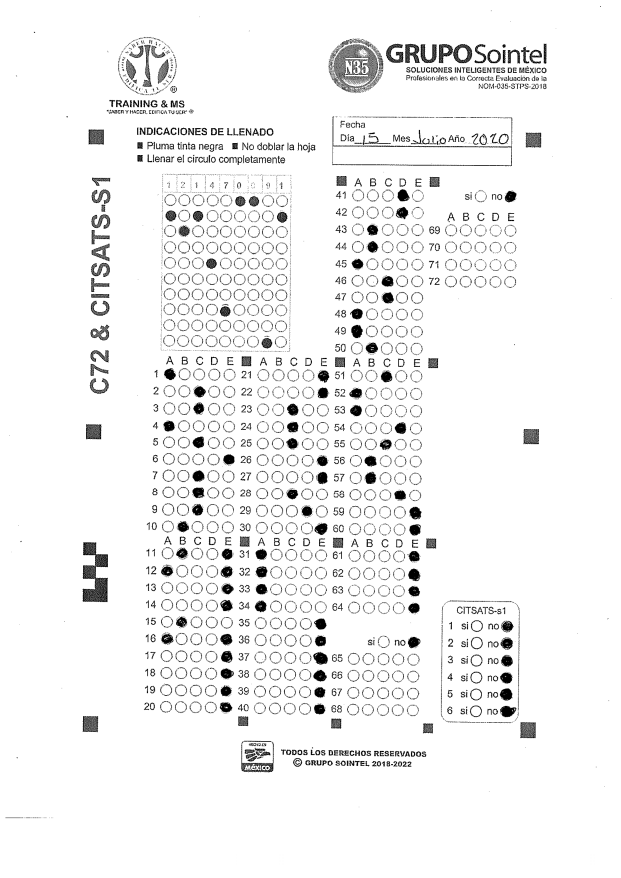
#> input picture docker/test_pages-to-jpg-0004.jpg, 2482 x 3510 px (shown at 1/4 size)
$ python reprocess_single.py test_pages-to-jpg-0004.jpg out.png
#> lines starting #> are read from the running program, lines starting #| are printed output that depends on the picture; after the words box and inside, x2 and y2 are one past the last pixel; in counts of white or black regions, pixels touching at a corner belong together
### docker/bubble_detector.py
import cv2
import numpy as np
import os
import json

class BubbleDetector:
    def __init__(self, output_dir="output", threshold=150):
        """Inicializa la clase con la carpeta de salida y el umbral de binarización."""
        self.output_dir = output_dir
        self.threshold = threshold
        self._create_directory(self.output_dir)

    def _create_directory(self, path):
        """Crea un directorio si no existe."""
        os.makedirs(path, exist_ok=True)

    def _save_image(self, path, img):
        """Guarda una imagen en la ruta especificada."""
        self._create_directory(os.path.dirname(path))
        cv2.imwrite(path, img)

    def preprocess_image(self, img_path):
        """Carga y preprocesa la imagen."""
#> called with img_path = 'test_pages-to-jpg-0004.jpg'
        img = cv2.imread(img_path, cv2.IMREAD_GRAYSCALE)
#> img is the input picture: shape (3510, 2482); min 0, max 255, mean 241.9
        gray_path = os.path.join(self.output_dir, 'gray.png')
        self._save_image(gray_path, img)

        blurred_img = cv2.GaussianBlur(img, (5, 5), 0)
        blurred_path = os.path.join(self.output_dir, 'blurred.png')
        self._save_image(blurred_path, blurred_img)

        return blurred_img

    def threshold_image(self, img):
        """Binariza la imagen."""
        _, binary_img = cv2.threshold(img, self.threshold, 255, cv2.THRESH_BINARY_INV)
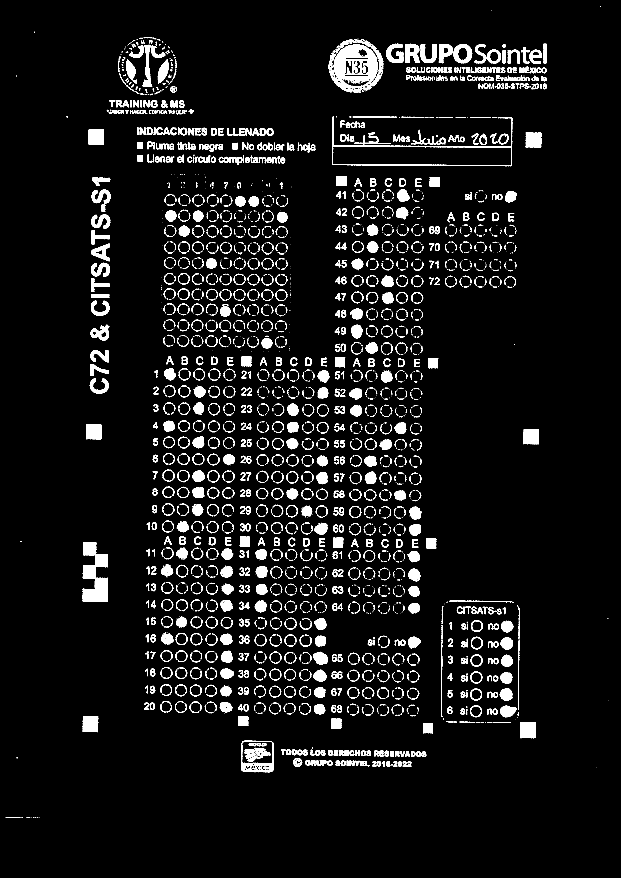
#> binary_img: shape (3510, 2482) (shown at 1/4 size); 5.8% white; 3993 white regions (1799 under 20 px), largest, box (x1, y1, x2, y2) and area: (1314, 178, 1533, 372) 21732, (331, 2169, 432, 2408) 15256, (1329, 466, 2049, 665) 6666
        binary_path = os.path.join(self.output_dir, 'binary.png')
        self._save_image(binary_path, binary_img)
        return binary_img

    def detect_bubbles(self, img_path, bubble_positions, min_fill_threshold=100, debug=False, validate_single_answer=True):
        """
        Detecta burbujas seleccionadas en la imagen.

        Args:
            img_path: Ruta a la imagen
            bubble_positions: Dict con posiciones de burbujas {pregunta: {opcion: (x,y,w,h)}}
            min_fill_threshold: Mínimo de píxeles oscuros para considerar una burbuja marcada
                               (default 100, ajustar según tamaño de burbujas)
            debug: Si es True, imprime información de detección
            validate_single_answer: Si es True, rechaza respuestas múltiples (returns None si >1 marcada).
                                    Si es False, selecciona la opción con más píxeles (comportamiento anterior).
                                    Default True para evaluaciones, False para folio/datos demográficos.

        Returns:
            Dict con resultados {pregunta: opcion_seleccionada o None}
            Si validate_single_answer=True y hay múltiples respuestas marcadas, retorna None
        """
        print(f"Detecting bubbles in {img_path}...")
        try:
            blurred_img = self.preprocess_image(img_path)
            binary_img = self.threshold_image(blurred_img)

            results = {}

            for question, positions in bubble_positions.items():
                selected_option = None
                max_non_white_pixels = 0
                pixel_counts = {}  # Para debug
                marked_bubbles = []  # Lista de burbujas que superan el umbral

                for option, pos in positions.items():
                    x, y, w, h = pos
                    bubble_roi = binary_img[y:y+h, x:x+w]
                    non_white_pixels = cv2.countNonZero(bubble_roi)
                    pixel_counts[option] = non_white_pixels

                    # Verificar si esta burbuja supera el umbral
                    if non_white_pixels >= min_fill_threshold:
                        marked_bubbles.append((option, non_white_pixels))

                    if non_white_pixels > max_non_white_pixels:
                        max_non_white_pixels = non_white_pixels
                        selected_option = option

                if debug:
                    print(f"  Question '{question}': pixel counts = {pixel_counts}")
                    print(f"    Marked bubbles: {len(marked_bubbles)}, Max pixels: {max_non_white_pixels}, Threshold: {min_fill_threshold}")

                # VALIDACIÓN: Si validate_single_answer=True y hay más de una burbuja marcada
                if validate_single_answer and len(marked_bubbles) > 1:
                    results[question] = None
                    if debug:
                        print(f"    ⚠ MULTIPLE ANSWERS DETECTED ({len(marked_bubbles)} bubbles) → Setting to NULL")
                        print(f"       Marked: {[opt for opt, _ in marked_bubbles]}")
                # Si hay exactamente una burbuja marcada, asignar esa opción
                elif len(marked_bubbles) == 1:
                    results[question] = marked_bubbles[0][0]
                    if debug:
                        print(f"    ✓ MARKED as '{marked_bubbles[0][0]}'")
                # Si validate_single_answer=False y hay >1 burbuja, seleccionar la con más píxeles (comportamiento anterior)
                elif validate_single_answer is False and max_non_white_pixels >= min_fill_threshold:
                    results[question] = selected_option
                    if debug:
                        print(f"    ✓ MARKED as '{selected_option}' (validate_single_answer=False, multiple detected)")
                # Si no hay burbujas marcadas, retornar None
                else:
                    results[question] = None
                    if debug:
                        print(f"    ✗ NOT MARKED (below threshold)")
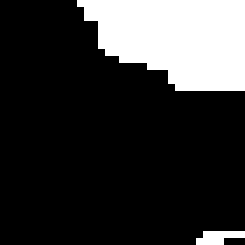
#> bubble_roi: shape (35, 35) (shown 7 times larger); 20.2% white; 2 white regions (1 under 20 px), largest, box (x1, y1, x2, y2) and area: (11, 0, 35, 13) 238
#> after the loop, results = 9 items

            if results.get('pre1') == 'no':
                for q in range(65, 69):
                    results[str(q)] = None

            if results.get('pre2') == 'no':
                for q in range(69, 73):
                    results[str(q)] = None

            return results
        except Exception as e:
            print(f"Error detecting bubbles: {e}")
            return {}

    # [12 lines left out: function draw_bubble_positions, not called in this run]

### docker/reprocess_single.py
"""
Script para reprocesar una imagen ya alineada.
Detecta el folio y analiza las respuestas SIN hacer alineación.

Uso: python reprocess_single.py <image_path> <output_json_path>
"""
import sys
import os
import json
import logging
import time

# Configurar logging - archivo y consola
LOG_FILE = "/app/reprocessing.log"

# Crear handlers
file_handler = logging.FileHandler(LOG_FILE, mode='a', encoding='utf-8')
file_handler.setLevel(logging.DEBUG)
file_handler.setFormatter(logging.Formatter('%(asctime)s %(levelname)s: %(message)s'))

console_handler = logging.StreamHandler()
console_handler.setLevel(logging.INFO)
console_handler.setFormatter(logging.Formatter('%(asctime)s %(levelname)s: %(message)s'))

# Configurar logger
logger = logging.getLogger()
logger.setLevel(logging.DEBUG)
logger.addHandler(file_handler)
logger.addHandler(console_handler)

from bubble_detector import BubbleDetector
import config_legacy as config

# Definir rutas absolutas dentro del contenedor
output_with_markers_folder = "/app/output_with_markers"

def detect_folio(image_file, detector):
    """
    Detecta el folio a partir de la imagen usando la configuración de folio.
    Retorna el folio como string o "unknown" en caso de error.
    """
    try:
        logging.info(f"Detectando folio en {image_file}")
        folio_data = detector.detect_bubbles(image_file, config.folio_configuration, validate_single_answer=False)
#> folio_data = 9 items

        folio = "".join(str(value) for value in folio_data.values() if value is not None)
        logging.info(f"Folio detectado: {folio}")

        if not folio or len(folio) < 9:
            logging.warning(f"Folio incompleto o inválido: '{folio}'")
            folio = "unknown"
        return folio
    except Exception as e:
        logging.error(f"Error detectando folio: {e}")
        return "unknown"

# [207 lines left out: functions get_referencia_iii_complete_answers, get_likert_complete_answers, get_referencia_v_complete_answers, not called in this run]

def process_image(image_path, output_json_path):
    """
    Procesa una imagen ya alineada y guarda el resultado en JSON.
    """
    detector = BubbleDetector()

    # Detectar folio
    folio = detect_folio(image_path, detector)

    if folio == "unknown":
        logging.error("No se pudo detectar el folio")
        return None

    # Validar template type
    valid_prefixes = ['01', '02', '03', '04', '05', '06']
    if not any(folio.startswith(prefix) for prefix in valid_prefixes):
        logging.error(f"Folio inválido: {folio}")
        return None

    template_type = folio[:2]
    answers = None

    # Procesar según tipo de template
    if template_type == "01":
        # Referencia I - Acontecimientos traumáticos
        evaluation_config = config.referencia_i if hasattr(config, 'referencia_i') else config.referencia_iii
        answers = detector.detect_bubbles(image_path, evaluation_config)
        logging.info(f"Procesado Referencia I")
    elif template_type == "02":
        # Referencia III completa
        answers = get_referencia_iii_complete_answers(image_path, detector)
        logging.info(f"Procesado Referencia III completa")
    elif template_type == "03":
        # Referencia V - Datos demográficos
        answers = get_referencia_v_complete_answers(image_path, detector)
        logging.info(f"Procesado Referencia V")
    elif template_type == "04":
        # Escala Cisneros
        evaluation_config = config.escala_cisneros if hasattr(config, 'escala_cisneros') else config.referencia_iii
        answers = detector.detect_bubbles(image_path, evaluation_config)
        logging.info(f"Procesado Escala Cisneros")
    elif template_type in ["05", "06"]:
        # Likert (05 o Planta 3 06)
        answers = get_likert_complete_answers(image_path, detector, folio)
        logging.info(f"Procesado Likert (template {template_type})")

    if answers is None:
        logging.error("No se obtuvieron respuestas")
        return None

    # Guardar JSON
    result = {
        'folio': folio,
        'template_type': template_type,
        'answers': answers
    }

    with open(output_json_path, 'w') as json_file:
        json.dump(result, json_file, indent=4)

    logging.info(f"Resultado guardado en: {output_json_path}")

    return result

if __name__ == "__main__":
    if len(sys.argv) != 3:
        print("Uso: python reprocess_single.py <image_path> <output_json_path>")
        sys.exit(1)

    image_path = sys.argv[1]
    output_json_path = sys.argv[2]

    if not os.path.exists(image_path):
        print(f"Error: No existe la imagen: {image_path}")
        sys.exit(1)

    # Iniciar timer
    start_time = time.time()

    result = process_image(image_path, output_json_path)

    # Calcular tiempo transcurrido
    elapsed_time = time.time() - start_time

    if result:
        logging.info(f"[TIMER] Folio {result['folio']} procesado en {elapsed_time:.2f} segundos")
        print(f"Procesamiento exitoso: {result['folio']} ({elapsed_time:.2f}s)")
        sys.exit(0)
    else:
        logging.error(f"[TIMER] Procesamiento fallido después de {elapsed_time:.2f} segundos")
        print(f"Error en el procesamiento ({elapsed_time:.2f}s)")
#> (the run stopped early here; a loop or call above may not have finished)

$ run again, on docker/debug_crop_reduced.png
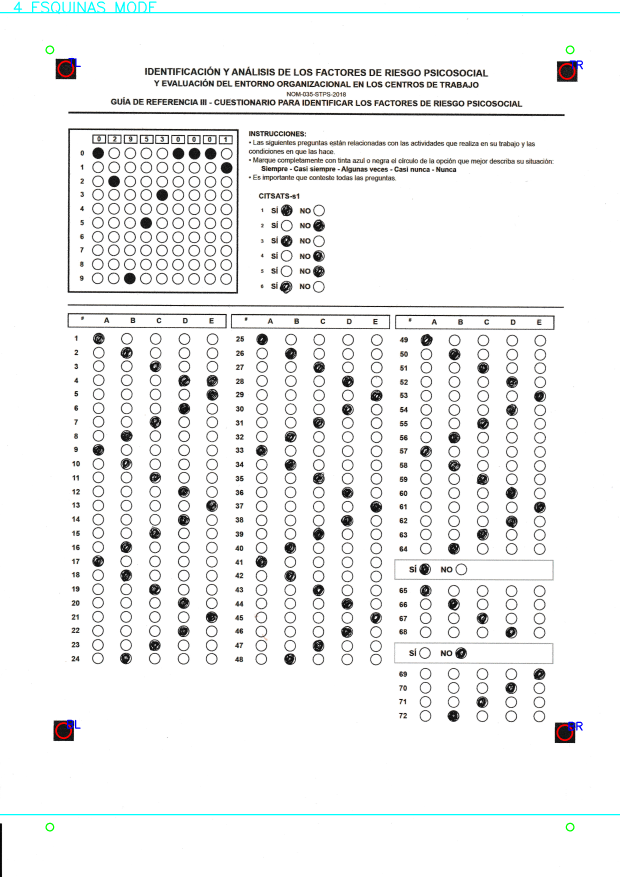
#> input picture docker/debug_crop_reduced.png, 2480 x 3508 px (shown at 1/4 size)
#> in threshold_image, `_, binary_img = cv2.threshold(img, self.threshold, 255, cv2.THRESH_BIN..`:
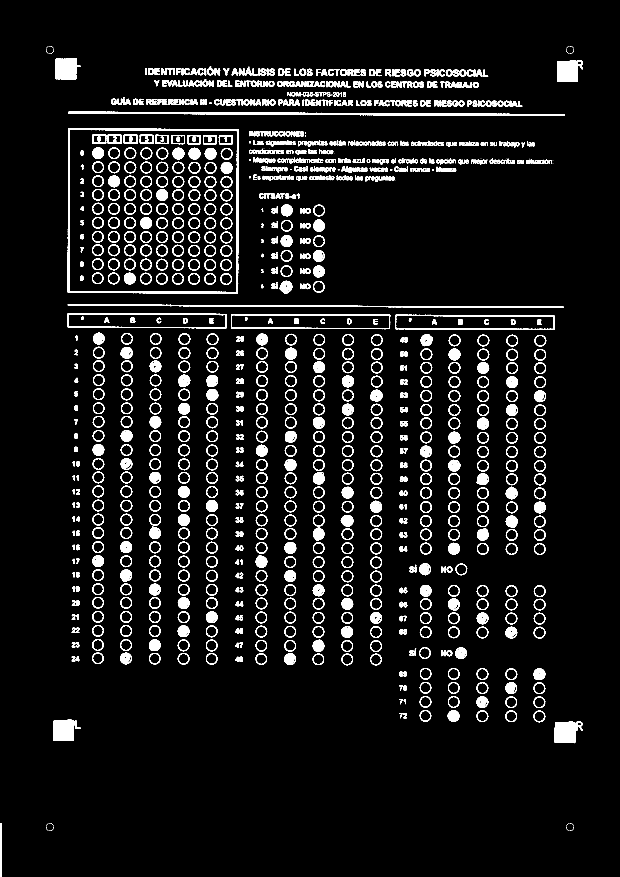
#> binary_img: shape (3508, 2480) (shown at 1/4 size); 6.3% white; 1214 white regions (78 under 20 px), largest, box (x1, y1, x2, y2) and area: (270, 514, 955, 1175) 17173, (273, 446, 2258, 464) 14890, (271, 1217, 2255, 1231) 8988
#> after the loop in detect_bubbles, `for question, positions in bubble_positions.items():`:
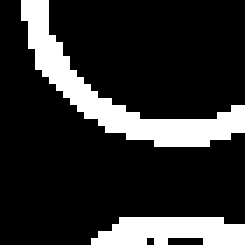
#> bubble_roi: shape (35, 35) (shown 7 times larger); 18.2% white; 2 white regions, box (x1, y1, x2, y2) and area: (3, 0, 35, 21) 152, (13, 31, 35, 35) 71
#> after the loop in detect_bubbles, `for question, positions in bubble_positions.items():`: results = 9 items
#> folio = '113064111'

$ run again, on docker/debug_img.png
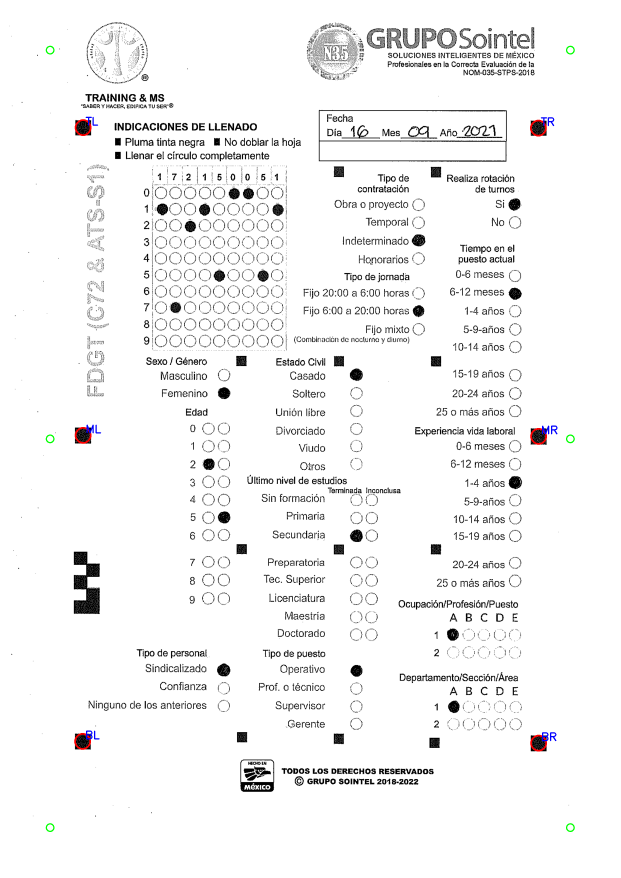
#> input picture docker/debug_img.png, 2481 x 3510 px (shown at 1/4 size)
#> in threshold_image, `_, binary_img = cv2.threshold(img, self.threshold, 255, cv2.THRESH_BIN..`:
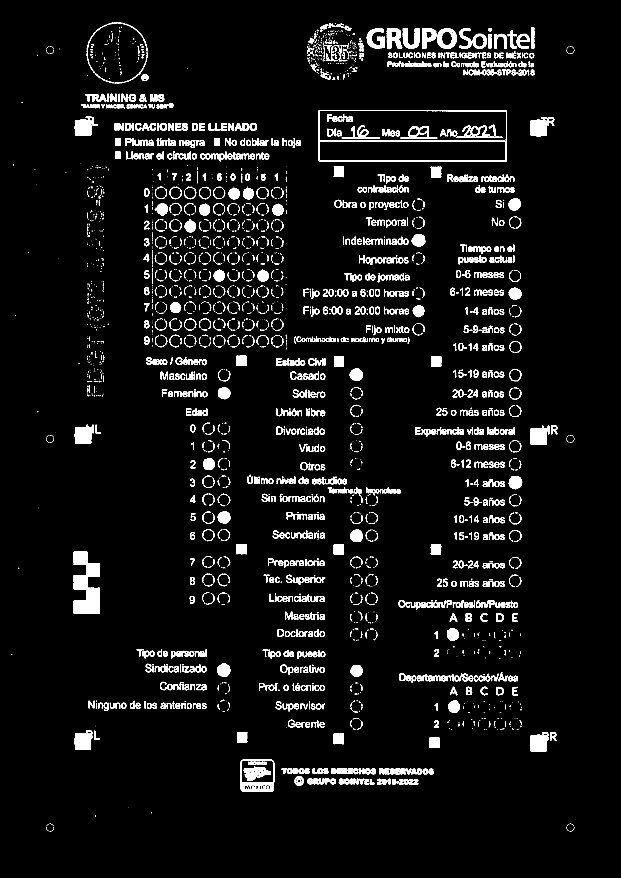
#> binary_img: shape (3510, 2481) (shown at 1/4 size); 4.9% white; 3609 white regions (1739 under 20 px), largest, box (x1, y1, x2, y2) and area: (295, 2207, 399, 2456) 17086, (1275, 440, 2027, 647) 10083, (961, 3038, 1097, 3167) 5063
#> after the loop in detect_bubbles, `for question, positions in bubble_positions.items():`:
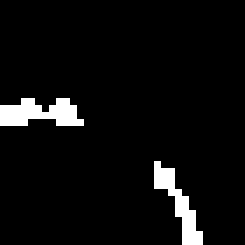
#> bubble_roi: shape (35, 35) (shown 7 times larger); 5.1% white in thin lines or dots, all inside (x1, y1, x2, y2) = (0, 14, 29, 35)
#> after the loop in detect_bubbles, `for question, positions in bubble_positions.items():`: results = 9 items

$ run again, on docker/debug_ref.png
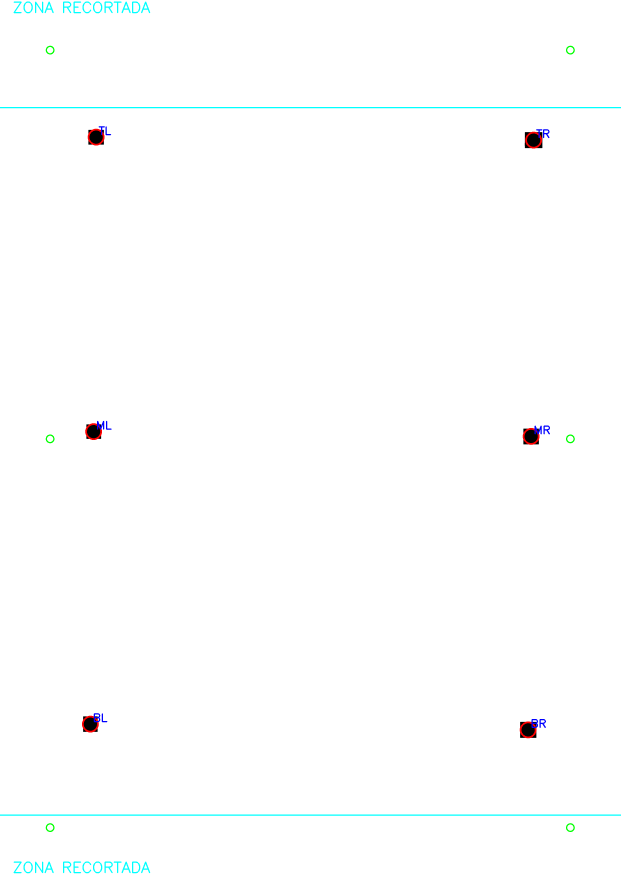
#> input picture docker/debug_ref.png, 2482 x 3510 px (shown at 1/4 size)
#> in preprocess_image, `img = cv2.imread(img_path, cv2.IMREAD_GRAYSCALE)`:
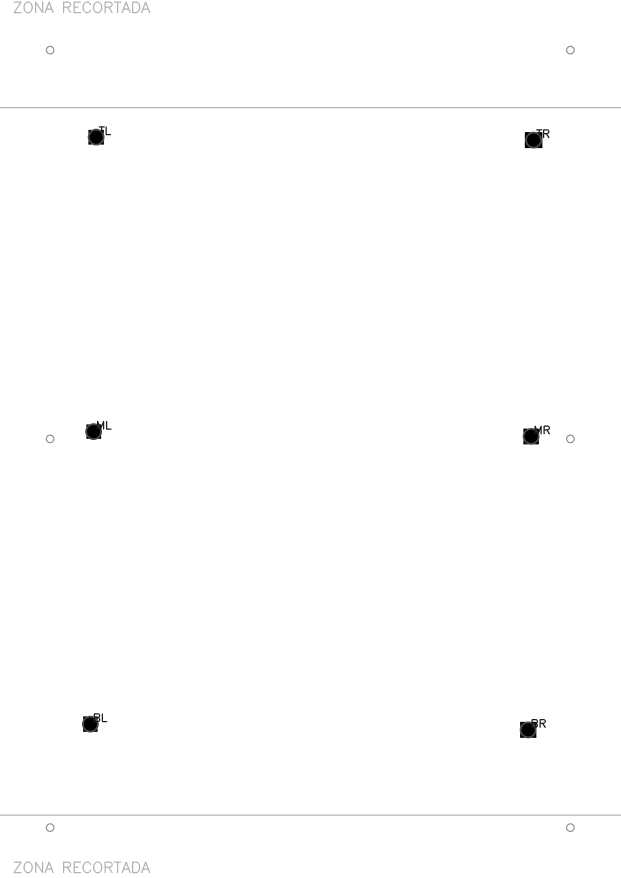
#> img: shape (3510, 2482) (shown at 1/4 size); min 0, max 255, mean 253.9
#> in threshold_image, `_, binary_img = cv2.threshold(img, self.threshold, 255, cv2.THRESH_BIN..`:
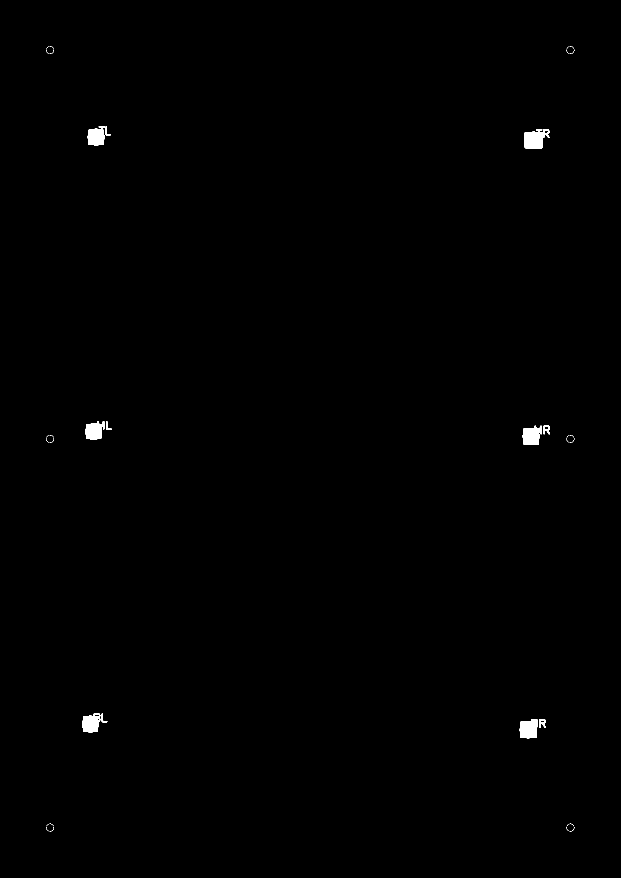
#> binary_img: shape (3510, 2482) (shown at 1/4 size); 0.33% white; 84 white regions (72 under 20 px), largest, box (x1, y1, x2, y2) and area: (2099, 517, 2170, 594) 4773, (2079, 2876, 2152, 2953) 4594, (2091, 1703, 2167, 1779) 4449
#> after the loop in detect_bubbles, `for question, positions in bubble_positions.items():`: results = 9 items
